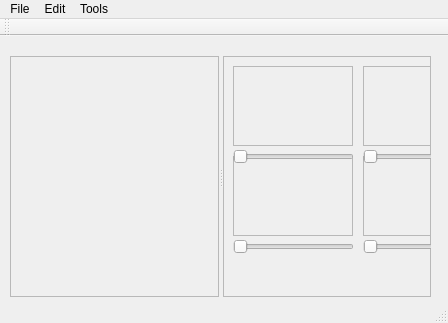
<?xml version="1.0" encoding="UTF-8"?>
<ui version="4.0">
 <class>MainWindow</class>
 <widget class="QMainWindow" name="MainWindow">
  <property name="geometry">
   <rect>
    <x>0</x>
    <y>0</y>
    <width>448</width>
    <height>323</height>
   </rect>
  </property>
  <property name="windowTitle">
   <string>MainWindow</string>
  </property>
  <widget class="QWidget" name="centralWidget">
   <widget class="QSplitter" name="splitter">
    <property name="geometry">
     <rect>
      <x>10</x>
      <y>20</y>
      <width>421</width>
      <height>241</height>
     </rect>
    </property>
    <property name="orientation">
     <enum>Qt::Horizontal</enum>
    </property>
    <widget class="QFrame" name="frame_6">
     <property name="frameShape">
      <enum>QFrame::StyledPanel</enum>
     </property>
     <property name="frameShadow">
      <enum>QFrame::Raised</enum>
     </property>
    </widget>
    <widget class="QFrame" name="frame">
     <property name="frameShape">
      <enum>QFrame::StyledPanel</enum>
     </property>
     <property name="frameShadow">
      <enum>QFrame::Raised</enum>
     </property>
     <widget class="QFrame" name="frame_2">
      <property name="geometry">
       <rect>
        <x>10</x>
        <y>10</y>
        <width>120</width>
        <height>80</height>
       </rect>
      </property>
      <property name="frameShape">
       <enum>QFrame::StyledPanel</enum>
      </property>
      <property name="frameShadow">
       <enum>QFrame::Raised</enum>
      </property>
     </widget>
     <widget class="QFrame" name="frame_3">
      <property name="geometry">
       <rect>
        <x>140</x>
        <y>10</y>
        <width>120</width>
        <height>80</height>
       </rect>
      </property>
      <property name="frameShape">
       <enum>QFrame::StyledPanel</enum>
      </property>
      <property name="frameShadow">
       <enum>QFrame::Raised</enum>
      </property>
     </widget>
     <widget class="QFrame" name="frame_4">
      <property name="geometry">
       <rect>
        <x>10</x>
        <y>100</y>
        <width>120</width>
        <height>80</height>
       </rect>
      </property>
      <property name="frameShape">
       <enum>QFrame::StyledPanel</enum>
      </property>
      <property name="frameShadow">
       <enum>QFrame::Raised</enum>
      </property>
     </widget>
     <widget class="QFrame" name="frame_5">
      <property name="geometry">
       <rect>
        <x>140</x>
        <y>100</y>
        <width>120</width>
        <height>80</height>
       </rect>
      </property>
      <property name="frameShape">
       <enum>QFrame::StyledPanel</enum>
      </property>
      <property name="frameShadow">
       <enum>QFrame::Raised</enum>
      </property>
     </widget>
     <widget class="QSlider" name="horizontalSlider">
      <property name="geometry">
       <rect>
        <x>10</x>
        <y>90</y>
        <width>121</width>
        <height>22</height>
       </rect>
      </property>
      <property name="orientation">
       <enum>Qt::Horizontal</enum>
      </property>
     </widget>
     <widget class="QSlider" name="horizontalSlider_2">
      <property name="geometry">
       <rect>
        <x>140</x>
        <y>90</y>
        <width>121</width>
        <height>22</height>
       </rect>
      </property>
      <property name="orientation">
       <enum>Qt::Horizontal</enum>
      </property>
     </widget>
     <widget class="QSlider" name="horizontalSlider_3">
      <property name="geometry">
       <rect>
        <x>10</x>
        <y>180</y>
        <width>121</width>
        <height>22</height>
       </rect>
      </property>
      <property name="orientation">
       <enum>Qt::Horizontal</enum>
      </property>
     </widget>
     <widget class="QSlider" name="horizontalSlider_4">
      <property name="geometry">
       <rect>
        <x>140</x>
        <y>180</y>
        <width>121</width>
        <height>22</height>
       </rect>
      </property>
      <property name="orientation">
       <enum>Qt::Horizontal</enum>
      </property>
     </widget>
    </widget>
   </widget>
  </widget>
  <widget class="QMenuBar" name="menuBar">
   <property name="geometry">
    <rect>
     <x>0</x>
     <y>0</y>
     <width>448</width>
     <height>21</height>
    </rect>
   </property>
   <widget class="QMenu" name="menuFile">
    <property name="title">
     <string>File</string>
    </property>
    <addaction name="actionNew"/>
    <addaction name="actionOpen"/>
    <addaction name="actionSave"/>
    <addaction name="actionSave_As"/>
    <addaction name="separator"/>
    <addaction name="actionExit"/>
   </widget>
   <widget class="QMenu" name="menuEdit">
    <property name="title">
     <string>Edit</string>
    </property>
    <addaction name="actionUndo"/>
    <addaction name="actionRedo"/>
    <addaction name="separator"/>
    <addaction name="actionCut"/>
    <addaction name="actionCopy"/>
    <addaction name="actionPaste"/>
    <addaction name="separator"/>
    <addaction name="actionApplication_Settings"/>
   </widget>
   <widget class="QMenu" name="menuTools">
    <property name="title">
     <string>Tools</string>
    </property>
    <addaction name="actionRegistration"/>
    <addaction name="actionFusion"/>
   </widget>
   <addaction name="menuFile"/>
   <addaction name="menuEdit"/>
   <addaction name="menuTools"/>
  </widget>
  <widget class="QToolBar" name="mainToolBar">
   <attribute name="toolBarArea">
    <enum>TopToolBarArea</enum>
   </attribute>
   <attribute name="toolBarBreak">
    <bool>false</bool>
   </attribute>
  </widget>
  <widget class="QStatusBar" name="statusBar"/>
  <action name="actionNew">
   <property name="text">
    <string>New</string>
   </property>
  </action>
  <action name="actionOpen">
   <property name="text">
    <string>Open</string>
   </property>
  </action>
  <action name="actionSave">
   <property name="text">
    <string>Save</string>
   </property>
  </action>
  <action name="actionSave_As">
   <property name="text">
    <string>Save As</string>
   </property>
  </action>
  <action name="actionExit">
   <property name="text">
    <string>Exit</string>
   </property>
  </action>
  <action name="actionRegistration">
   <property name="text">
    <string>Registration</string>
   </property>
  </action>
  <action name="actionFusion">
   <property name="text">
    <string>Fusion</string>
   </property>
  </action>
  <action name="actionUndo">
   <property name="text">
    <string>Undo</string>
   </property>
  </action>
  <action name="actionRedo">
   <property name="text">
    <string>Redo</string>
   </property>
  </action>
  <action name="actionCut">
   <property name="text">
    <string>Cut</string>
   </property>
  </action>
  <action name="actionCopy">
   <property name="text">
    <string>Copy</string>
   </property>
  </action>
  <action name="actionPaste">
   <property name="text">
    <string>Paste</string>
   </property>
  </action>
  <action name="actionApplication_Settings">
   <property name="text">
    <string>Application Settings</string>
   </property>
  </action>
 </widget>
 <layoutdefault spacing="6" margin="11"/>
 <resources/>
 <connections/>
</ui>
